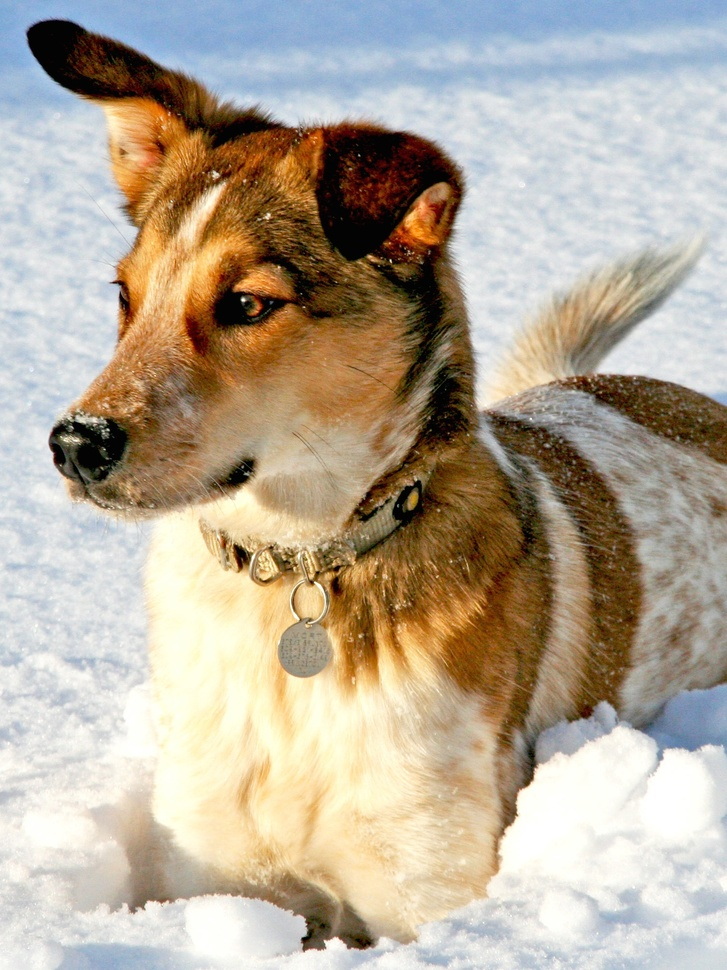
#> input picture DATA/dog.jpg, 727 x 970 px, shrunk from 1500 x 2000 before the run, found by its file name
$ jupyter execute HW_1.2.ipynb
#> lines starting #> are read from the running program, lines starting #| are printed output that depends on the picture; long printed decimals are rounded
[cell 1]
from matplotlib.image import imread
import matplotlib.pyplot as plt
import numpy as np
import os
from skimage import color


A = imread(os.path.join('..','python','DATA', 'dog.jpg'))
#> A is the input picture: shape (970, 727, 3); mean R, G, B 181.4, 169.5, 152
print(A.shape)
#| (970, 727, 3)
imgGray = color.rgb2gray(A)
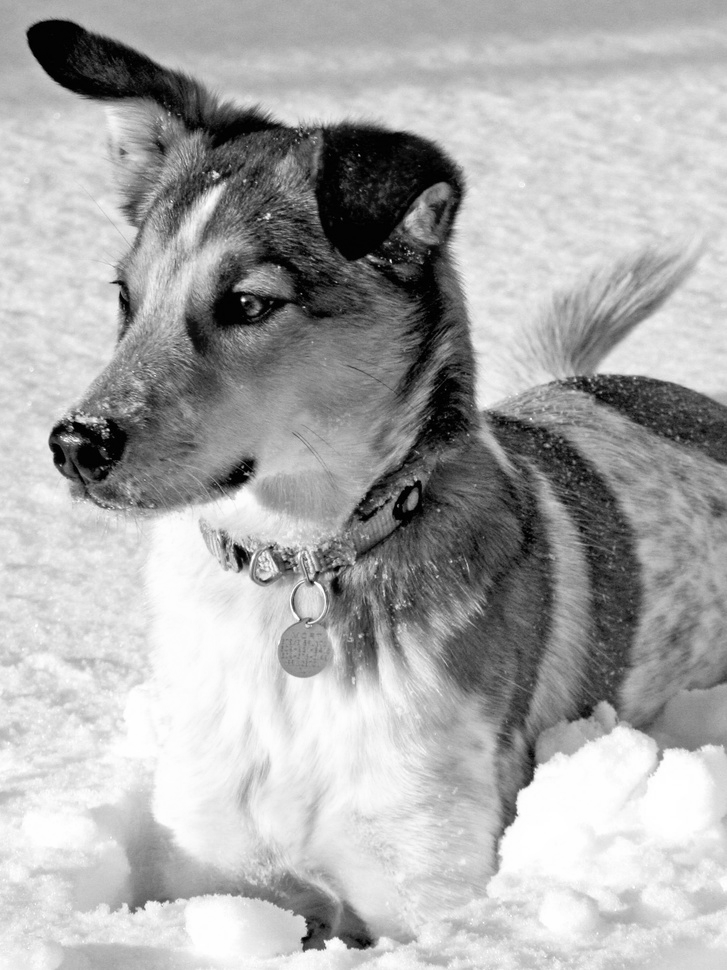
#> imgGray: shape (970, 727) float64; min 0, max 1, mean 0.67
img = plt.imshow(imgGray)
img.set_cmap('gray')
plt.axis('off')
plt.show()

[cell 2]
U, S, VT = np.linalg.svd(imgGray, full_matrices=False)
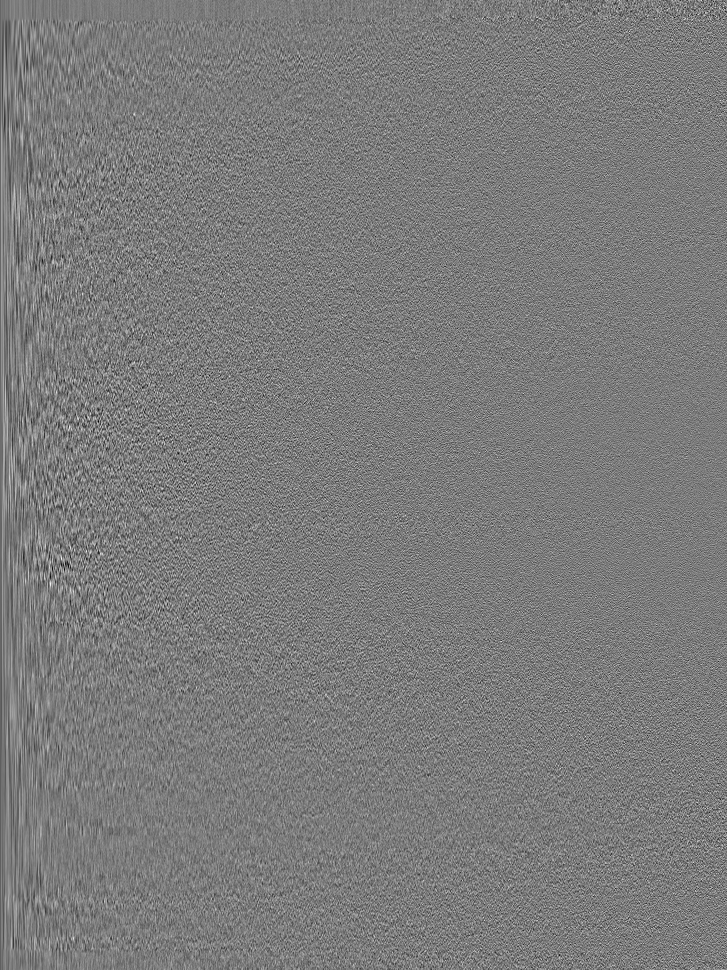
#> U: shape (970, 727) float64; min -0.182, max 0.193, mean -3.33e-05; drawn with min black and max white
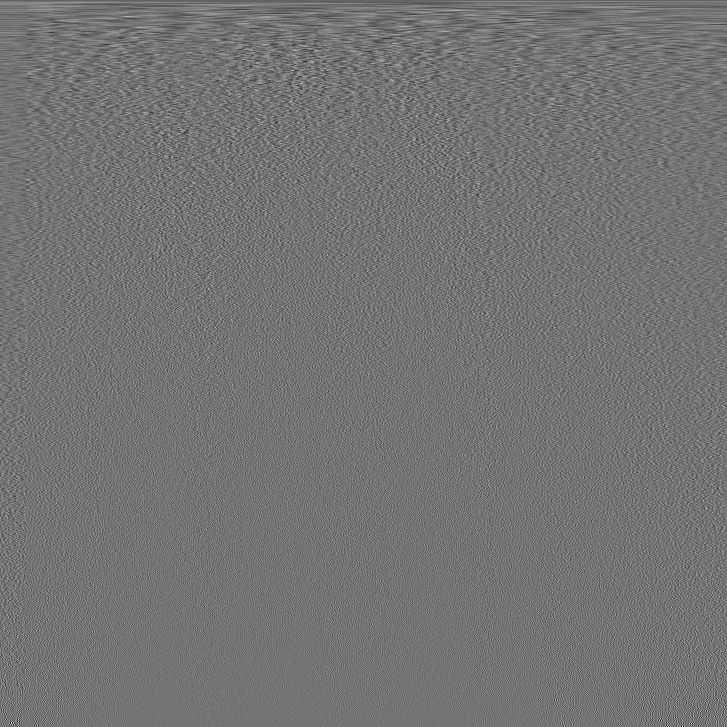
#> VT: shape (727, 727) float64; min -0.274, max 0.329, mean -6e-05; drawn with min black and max white
#> S = 727 values, max 575.4 at index 0, min 0.0255 at index 726, mean 2.64
S = np.diag(S)
lst_x=[]
lst=[]
rval = []
for r in range(5, 100, 5):
    lst_x.append(r)
    # economy SVD
    Xapprox = U[:,:r] @ S[0:r,:r] @ VT[:r,:]

    # rel-reconstruction error
    rel_err = np.linalg.norm(Xapprox - imgGray, 'fro')/np.linalg.norm(imgGray, 'fro')
    rel_err = (rel_err)**2
    lst.append(rel_err)
    updatedlist = [1 - x for x in lst]
    print(f"error for rank {r}: ","{:.2e}".format(rel_err))
    rval.append(r)
#> this loop made 19 passes
#> rel_err on passes 9 to 19: 0.00296, 0.00262, 0.00235, 0.00212, 0.00193, 0.00176, 0.00162, 0.0015, 0.00139, 0.00129, 0.0012
#> (rel_err, updatedlist) on passes 1 to 6: (0.0254, [0.975]), (0.0145, [0.975, 0.985]), (0.00988, [0.975, 0.985, 0.99]), (0.00737, [0.975, 0.985, 0.99, 0.993]), (0.00575, [0.975, 0.985, 0.99, 0.993, 0.994]), (0.00468, [0.975, 0.985, 0.99, 0.993, 0.994, 0.995])
#| error for rank 5:  2.54e-02
#| error for rank 10:  1.45e-02
#| error for rank 15:  9.88e-03
#| error for rank 20:  7.37e-03
#| error for rank 25:  5.75e-03
#| error for rank 30:  4.68e-03
#| error for rank 35:  3.95e-03
#| error for rank 40:  3.39e-03
#> (further printed lines are left out)
#> pass 1, `Xapprox = U[:,:r] @ S[0:r,:r] @ VT[:r,:]`:
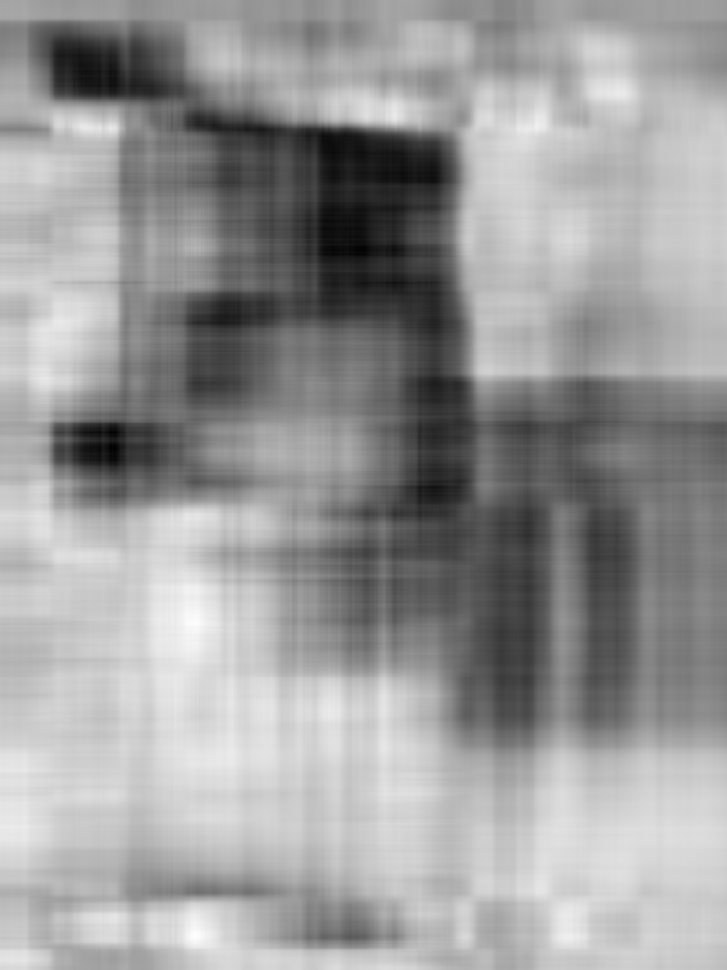
#> Xapprox: shape (970, 727) float64; min -0.0148, max 1.12, mean 0.67; drawn with min black and max white
#> pass 3, `Xapprox = U[:,:r] @ S[0:r,:r] @ VT[:r,:]`:
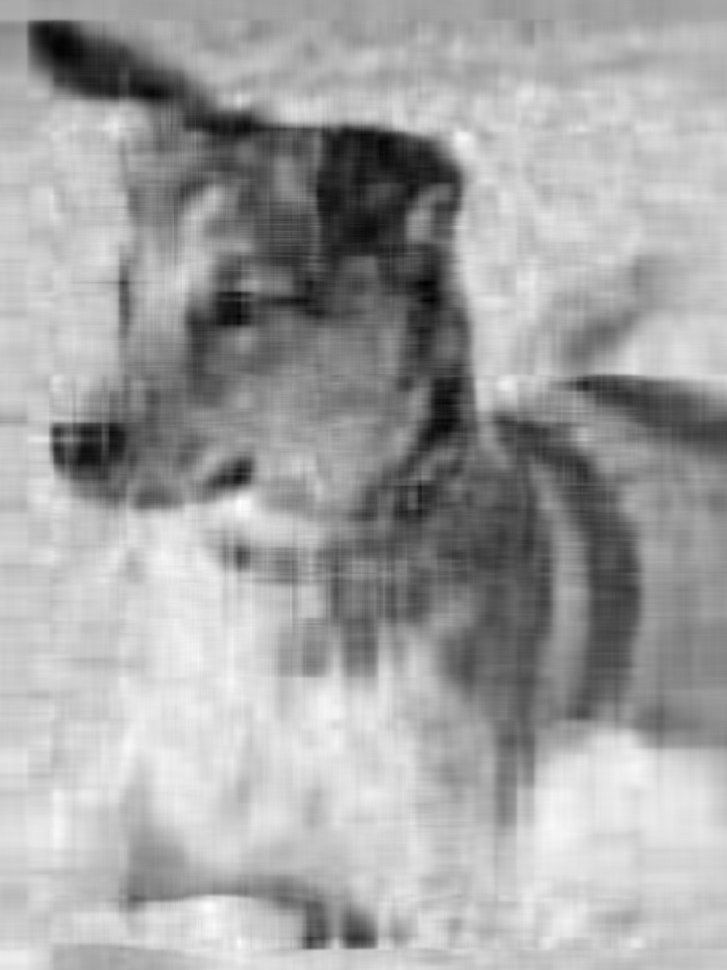
#> Xapprox: shape (970, 727) float64; min -0.119, max 1.11, mean 0.67; drawn with min black and max white
#> after the loop, lst = [0.0254, 0.0145, 0.00988, 0.00737, 0.00575, 0.00468, 0.00395, 0.00339, 0.00296, 0.00262, 0.00235, 0.00212, 0.00193, 0.00176, 0.00162, 0.0015, 0.00139, 0.00129, 0.0012]; lst_x = [5, 10, 15, 20, 25, 30, 35, 40, 45, 50, 55, 60, 65, 70, 75, 80, 85, 90, 95]; rval has the same summary as lst_x

[cell 3]
xi = list(range(len(lst_x)))
#> xi = [0, 1, 2, 3, 4, 5, 6, 7, 8, 9, 10, 11, 12, 13, 14, 15, 16, 17, 18]
print(lst_x)
#| [5, 10, 15, 20, 25, 30, 35, 40, 45, 50, 55, 60, 65, 70, 75, 80, 85, 90, 95]
print(updatedlist)
#| [0.9746, 0.9855, 0.9901, 0.9926, 0.9942, 0.9953, 0.9961, 0.9966, 0.997, 0.9974, 0.9976, 0.9979, 0.9981, 0.9982, 0.9984, 0.9985, 0.9986, 0.9987, 0.9988]

plt.figure(1)
plt.plot(lst_x,updatedlist)
plt.xticks(lst_x)
plt.title('1-error')
plt.show()
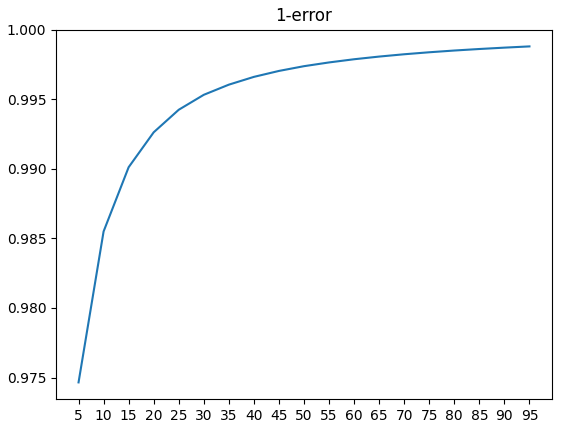
#> figure drawn by matplotlib, 1 panel; curve peaks at x = 95, y = 0.999

[cell 4]
mylist = next(k for k, value in enumerate(updatedlist)
             if value > 0.99)
#> mylist = 2
print(" index is: ", rval[mylist])
#|  index is:  15

[cell 5]
plt.figure(2)
plt.semilogy(np.diag(S))
plt.title('Singular Values')
plt.show()
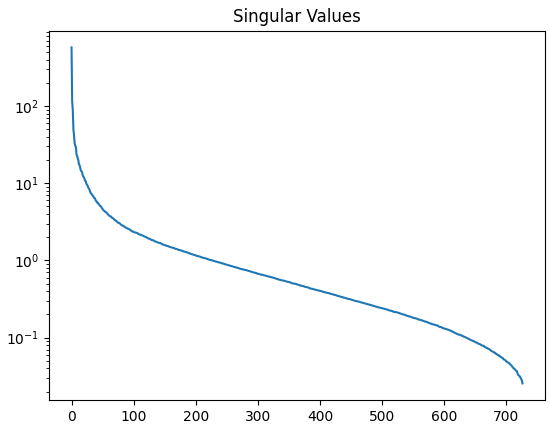
#> figure drawn by matplotlib, 1 panel; curve peaks at x = 0, y = 575.4

plt.figure(3)
plt.plot(np.cumsum(np.diag(S))/np.sum(np.diag(S)))
plt.title('Singular Values: Cumulative Sum')
plt.show()
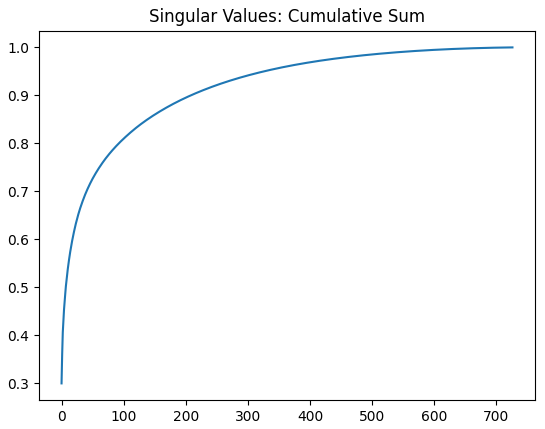
#> figure drawn by matplotlib, 1 panel; curve peaks at x = 726, y = 1
